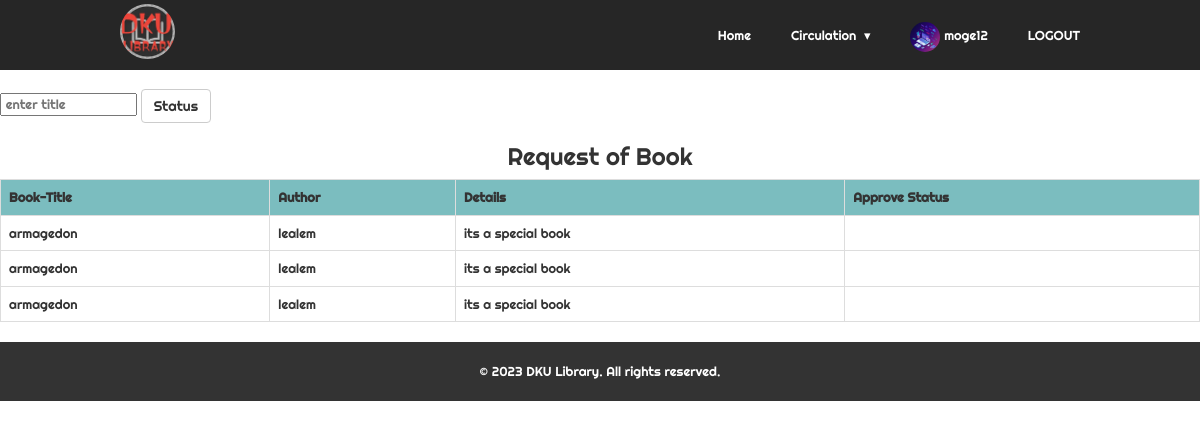
Page /acquisition/acquisition.php (signed in) on the committed database.
### tables this page shows
CREATE TABLE `request` (
  `id` int(11) NOT NULL,
  `title` varchar(100) NOT NULL,
  `author` varchar(100) NOT NULL,
  `details` varchar(500) NOT NULL,
  `status` varchar(100) NOT NULL,
  `count` varchar(100) NOT NULL
);

### acquisition/acquisition.php (the view, shortened to what this page needs)
<?php
include 'nav.php';
include 'connection.php';
?>
<!DOCTYPE html>
<html lang="en">
<head>
</head>
<body>
<div class="lela">
	<div class="srch">
		<br>
		<form method="post" action="" name="form1">
            <input type="text" name="title" id="" placeholder=" enter title">
			<button class="btn btn-default" name="submit" type="submit">Status</button><br>
		</form>
	</div>
	<h3 style="text-align: center;">Request of Book</h3>
</body>
</html>
<?php
if (isset($_SESSION['acqua_user'])) {
			$q=mysqli_query($db,"SELECT * from request where status='' ;");
			if(mysqli_num_rows($q)==0)
			{
				echo "There's no pending request";
			}
			else
			{
		echo "<table class='table table-bordered table-hover' >";
			echo "<tr style='background-color: #6db6b9e6;'>";
				echo "<th>"; echo "Book-Title";  echo "</th>";
				echo "<th>"; echo "Author";  echo "</th>";
				echo "<th>"; echo "Details";  echo "</th>";
				echo "<th>"; echo "Approve Status";  echo "</th>";
			echo "</tr>";
			while($row=mysqli_fetch_assoc($q))
			{
				echo "<tr>";
				echo "<td>"; echo $row['title']; echo "</td>";
				echo "<td>"; echo $row['author']; echo "</td>";
				echo "<td>"; echo $row['details']; echo "</td>";
				echo "<td>"; echo $row['status']; echo "</td>";
				echo "</tr>";
			}
		echo "</table>";
}}
else
 {
	echo "you need first log in to see info";
}
?>
<?php
include 'footer.php';
?>

### acquisition/nav.css (style rules this page uses)
body { margin: 0; padding: 0; overflow-x: hidden; }
* { font-family: 'Righteous', cursive; }

### acquisition/acquisition.php (style rules this page uses)
* { margin: 0; padding: 0; }
body { font-family: Arial, sans-serif; margin: 0; padding: 0; }
body { font-size: 13px; }

### rows in the picture
request: title "armagedon", author "lealem", details "its a special book"
request: title "armagedon", author "lealem", details "its a special book"
request: title "armagedon", author "lealem", details "its a special book"

### other values in the picture
$_SESSION['acqua_user'] "moge12"
